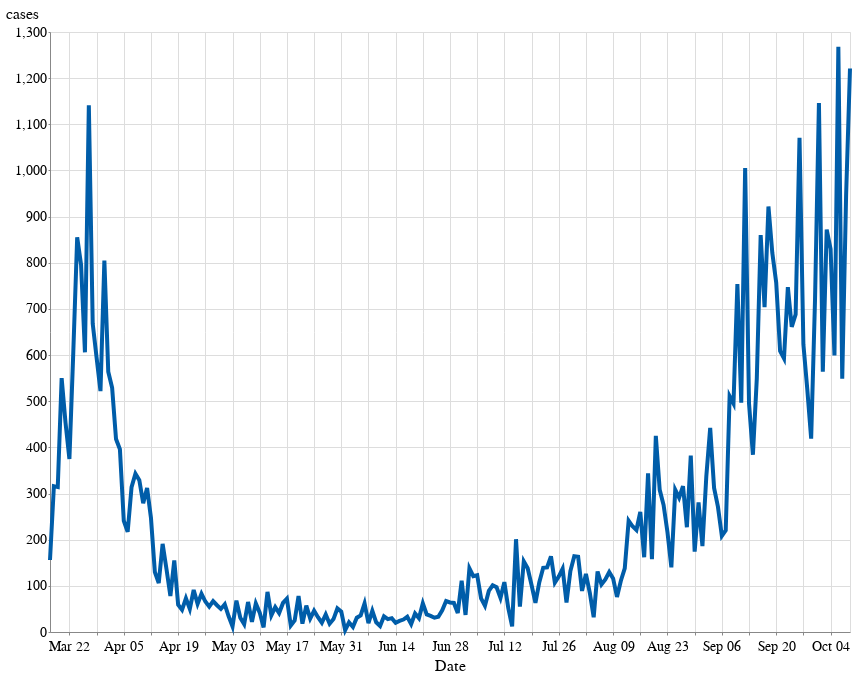

The notebook cell saved with this chart:
### Code cell
alt.Chart(country_df).mark_line().encode(
    x='Date:T',
    y='cases',
    tooltip = ['Date', 'TotalCases', 'TotalDeaths', 'cases', 'deaths']
).properties(
    height=600,
    width=800
).transform_filter(
    (datum.TotalCases > 1000)
)

### Figure 1 — Vega-Lite specification as saved in the notebook (floating-point values rounded to 4 significant figures; data arrays with more than 128 entries replaced by an {"elided": "..."} marker saying what was removed)
{"config": {"view": {"width": 600, "height": 400}, "background": "#ffffff", "title": {"anchor": "start", "font": "Source Sans Pro, Arial, sans", "fontColor": "#000000", "fontSize": 24, "fontWeight": "bold"}, "arc": {"fill": "#005DA9"}, "area": {"fill": "#005DA9"}, "line": {"stroke": "#005DA9", "strokeWidth": 4}, "path": {"stroke": "#005DA9"}, "rect": {"fill": "#005DA9"}, "shape": {"stroke": "#005DA9"}, "bar": {"fill": "#005DA9"}, "point": {"stroke": "#005DA9"}, "symbol": {"fill": "#005DA9", "size": 60}, "axis": {"titleFont": "Source Sans Pro, sans", "titleFontSize": 16, "titleFontWeight": "normal", "labelFont": "Source Sans Pro, sans", "labelFontSize": 14, "labelFontWeight": "normal"}, "axisX": {"labelAngle": 0, "labelPadding": 4, "tickSize": 3}, "axisY": {"labelBaseline": "middle", "maxExtent": 45, "minExtent": 45, "tickSize": 2, "titleAlign": "left", "titleAngle": 0, "titleX": -45, "titleY": -11}, "headerFacet": {"titleFontSize": 16, "labelFontSize": 14}, "headerRow": {"titleFontSize": 16, "labelFontSize": 14}, "headerColumn": {"titleFontSize": 16, "labelFontSize": 14}, "legend": {"titleFont": "Source Sans Pro, sans", "titleFontSize": 16, "titleFontWeight": "normal", "symbolType": "circle", "labelFont": "Source Sans Pro, sans", "labelFontSize": 15}, "range": {"category": ["#AB377A", "#AEC067", "#9BC3B7", "#928285", "#F07F3C", "#FFE054", "#E30034", "#005DA9", "#644F54", "#5EA290", "#769F3B", "#812161", "#E36319", "#F5C631"]}}, "data": {"name": "data-048505569e18f3e1c47fb95de817b82f"}, "mark": "line", "encoding": {"tooltip": [{"type": "temporal", "field": "Date"}, {"type": "quantitative", "field": "TotalCases"}, {"type": "quantitative", "field": "TotalDeaths"}, {"type": "quantitative", "field": "cases"}, {"type": "quantitative", "field": "deaths"}], "x": {"type": "temporal", "field": "Date"}, "y": {"type": "quantitative", "field": "cases"}}, "height": 600, "transform": [{"filter": "(datum.TotalCases > 1000)"}], "width": 800, "$schema": "https://vega.github.io/schema/vega-lite/v4.8.1.json", "datasets": {"data-048505569e18f3e1c47fb95de817b82f": {"elided": "284 records"}}}
